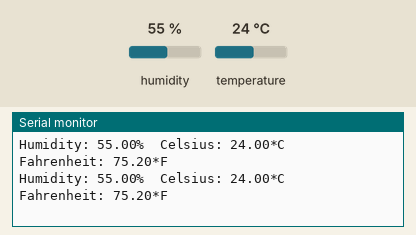
A sketch run on a simulated Arduino Uno, built with avr-gcc and run on an emulated ATmega328P. Shown: the last lines printed to the serial monitor. The inputs (shaded band) are chosen by the test bench; at power-on: humidity 55 %, temperature 24 °C.

Above: at 2.8 s.
2.9 s: humidity set to 22 %
At 5.5 s:
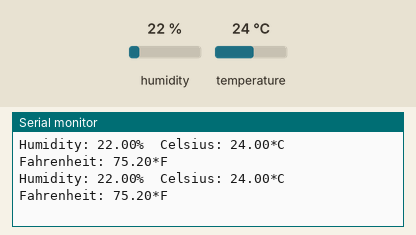
5.6 s: temperature set to 12 °C
At 7.5 s:
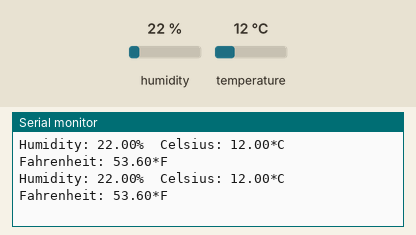
8.3 s: humidity set to 40 %
At 10.0 s:
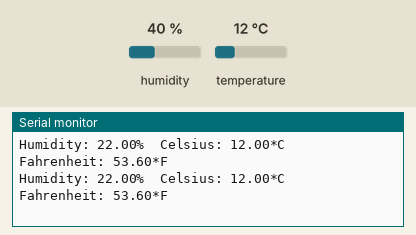
Timing chart, 0 to 11.5 s (numbered marks = the images above; inputs shaded):
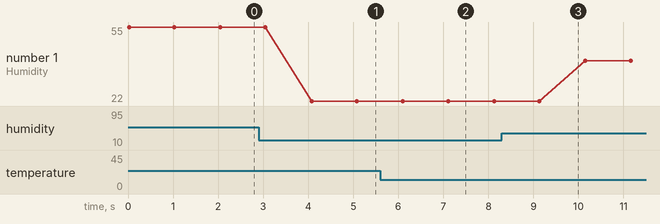

Measured:
- after the input at 2.9 s, the serial monitor: prints a new line after 1.2 s (image 1)
- after the input at 5.6 s, the serial monitor: prints a new line after 0.50 s (image 2)
- plotted number 1: 55 → 22 after the input at 2.9 s, 22 → 40 after the input at 8.3 s

The sketch:

DHT11.ino
```cpp
#include <DHT.h>
#define dhtPin 8      //讀取DHT11 Data
#define dhtType DHT11 //選用DHT11

DHT dht(dhtPin, dhtType); // Initialize DHT sensor

void setup() {
  Serial.begin(9600);//設定鮑率9600
  dht.begin();//啟動DHT
}

void loop() {
  float h = dht.readHumidity();//讀取濕度
  float t = dht.readTemperature();//讀取攝氏溫度
  float f = dht.readTemperature(true);//讀取華氏溫度
  if (isnan(h) || isnan(t) || isnan(f)) {
    Serial.println("Can't Read From DHT Sensor");
    return;
  }
  Serial.print("Humidity: ");
  Serial.print(h);
  Serial.print("%\t");
  Serial.print("Celsius: ");
  Serial.print(t);
  Serial.print("*C\t");
  Serial.print("Fahrenheit: ");
  Serial.print(f);
  Serial.print("*F\n");
  delay(1000);//延時5秒
}
```
